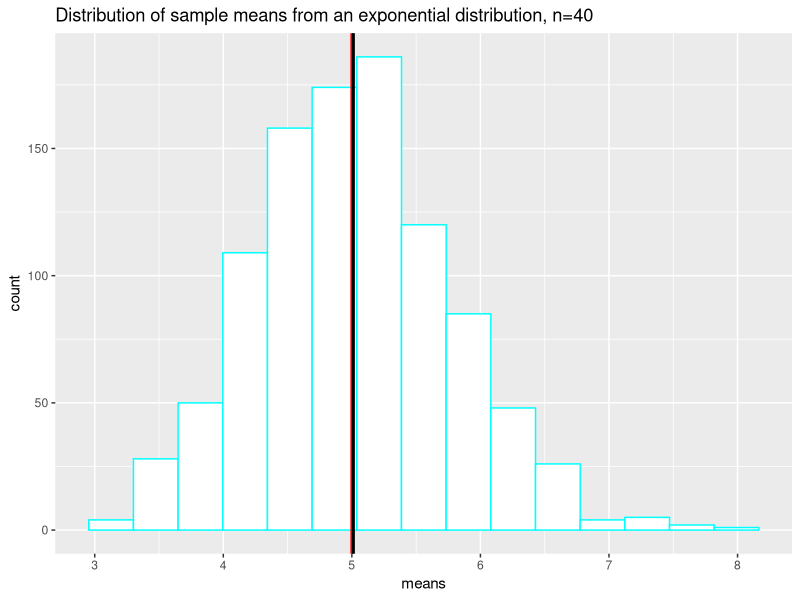
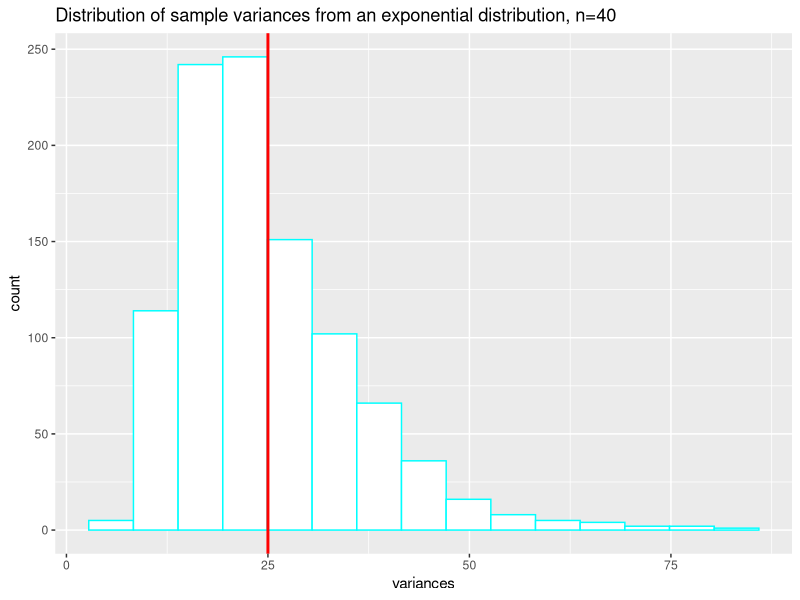
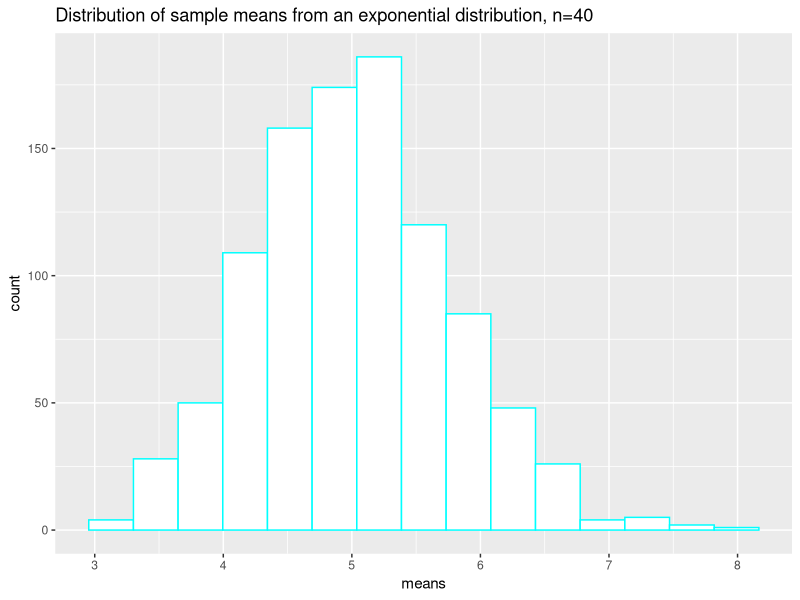
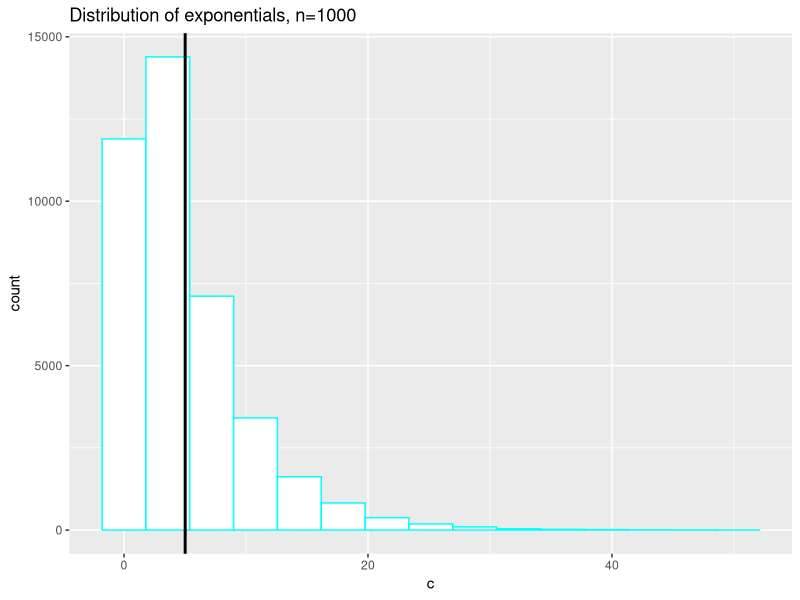
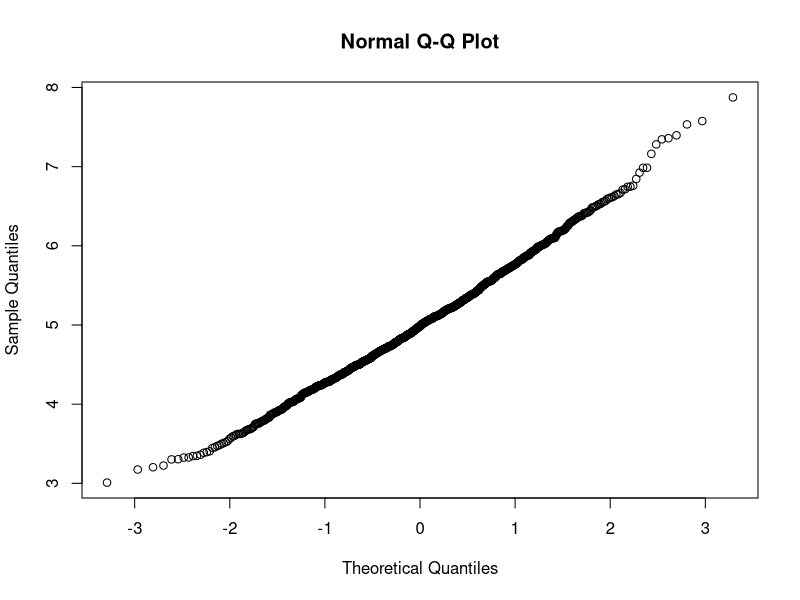
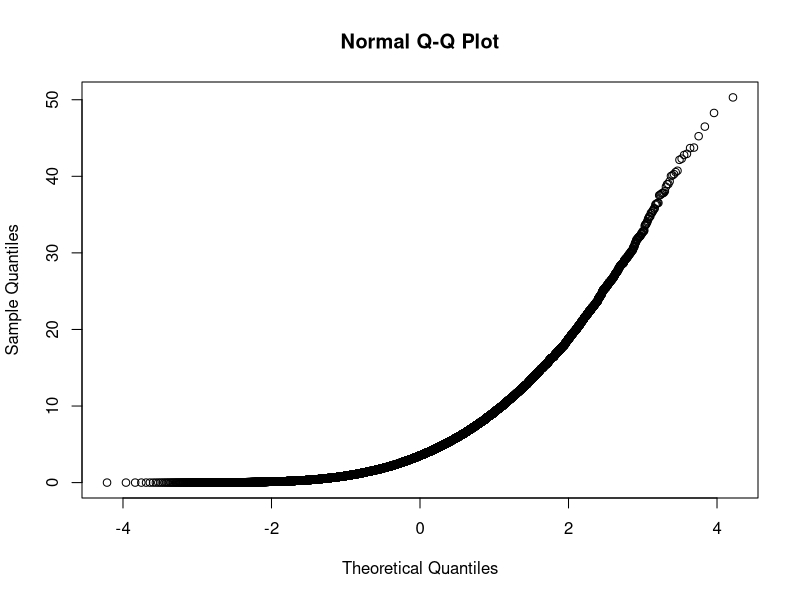

The R source for these figures, in order:
## ---- chunk 1
library(ggplot2)
library(dplyr)
## ---- chunk 2
lambda <- 0.2
nsim <- 1000
n <- 40
## ---- chunk 3
c <- rexp(nsim * n, lambda)
m <- matrix(c, nsim, n)
dim(m)
## ---- chunk 4
means <- apply(m, 1, mean)
head(means)
## ---- chunk 5
sample_mean_of_means <- mean(means)
sample_mean_of_means
## ---- chunk 6
dist_mean <- 1/lambda
dist_mean
## ---- chunk 7
ggplot(data_frame(m = means), aes(means)) + geom_histogram(bins = 15, color = 'cyan', fill = 'white') + 
  geom_vline(xintercept = dist_mean, color = 'red', size = 1) +  
  geom_vline(xintercept = sample_mean_of_means, color = 'black', size = 1) +
  ggtitle('Distribution of sample means from an exponential distribution, n=40')
## ---- chunk 8
paste0('Mean of exponential distribution is: ', dist_mean, '. Mean of sample means is: ', sample_mean_of_means)
## ---- chunk 9
variances <- apply(m, 1, var)
head(variances)
## ---- chunk 10
dist_variance <- (1/lambda)^2
ggplot(data_frame(m = variances), aes(variances)) + geom_histogram(bins = 15, color = 'cyan', fill = 'white') + 
  geom_vline(xintercept = dist_variance, color = 'red', size = 1) +
  ggtitle('Distribution of sample variances from an exponential distribution, n=40')
## ---- chunk 11
ggplot(data_frame(m = means), aes(means)) + geom_histogram(bins = 15, color = 'cyan', fill = 'white') +
  ggtitle('Distribution of sample means from an exponential distribution, n=40')
## ---- chunk 12
whole_sample_mean <- mean(c)
ggplot(data_frame(c = c), aes(c)) + geom_histogram(bins = 15, color = 'cyan', fill = 'white') + 
  geom_vline(xintercept = whole_sample_mean, color = 'black', size = 1) +
  ggtitle('Distribution of exponentials, n=1000')
## ---- chunk 13
qqnorm(means)
## ---- chunk 14
qqnorm(c)
